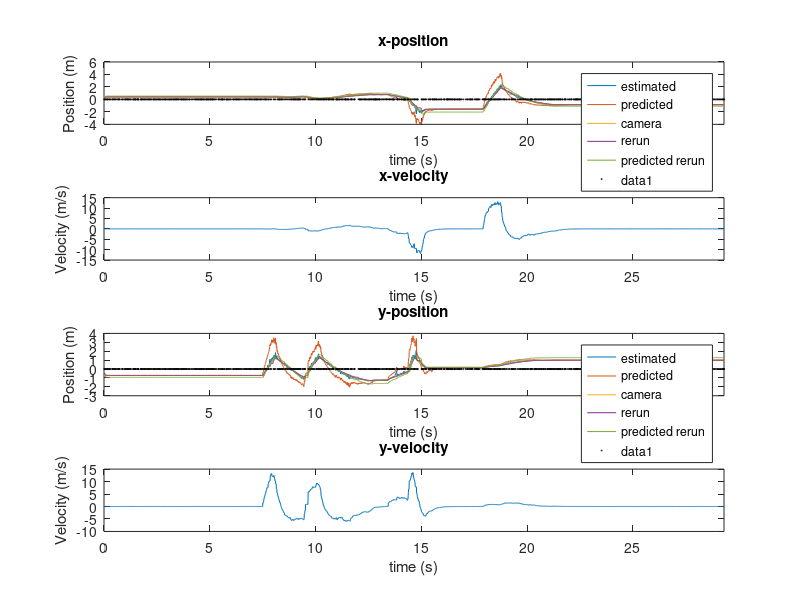

Recreate this plot in MATLAB.
clear; clc;
rerun = 0;
load('data/ball08_rerun.mat');

% Tcamera=1/30;
% Tcontrol1/100;
% tau=0.2;
% alpha=0.5;
% update_type = 'UPDATE_DELAY';
% save('ball_msg_data12.mat');

% How many samples are there?
N = length(ball.Xhat);
% M = length(vision_ball);

% Create a time vector
t = (0:N-1)*Tcontrol;
% t_camera = (0:M-1)*Tcamera;

fprintf('Processing %f seconds of ball data.\r\n\r\n', N*Tcontrol);

% Initialize and unpackage
% x = [vision_ball(:).X];
% y = [vision_ball(:).Y];
x = nonzeros([ball(:).VisionX]);
y = nonzeros([ball(:).VisionY]);
x_t = find([ball(:).VisionX]~=0)*Tcontrol;
y_t = find([ball(:).VisionY]~=0)*Tcontrol;

xhat = [ball(:).Xhat];
yhat = [ball(:).Yhat];
vx = [ball(:).Vx];
vy = [ball(:).Vy];
xhat_future = [ball(:).XhatFuture];
yhat_future = [ball(:).YhatFuture];
corrections = nonzeros([ball(:).Correction]);
corrections_t = find([ball(:).Correction]==1)*Tcontrol;

% Create a shifted corrections to be at mean of x and y
% The '-1' is because they are initially Booleans
corrections_x = (corrections-1) + mean(xhat);
corrections_y = (corrections-1) + mean(yhat);

figure(1); clf;
ax1 = subplot(411);
plot(t,xhat,t,xhat_future,x_t,x);
if rerun
    hold on;
    plot(t,xhat_rerun);
    plot(t,xhat_future_rerun);
    hold off
end
legend('estimated','predicted','camera','rerun','predicted rerun');
xlim([0 t(end)]);
title('x-position');
xlabel('time (s)');
ylabel('Position (m)');
hold on;
s = scatter(corrections_t,corrections_x, 'k');
set(s,'sizedata', .6);

ax2 = subplot(412);
plot(t,vx);
xlim([0 t(end)]);
title('x-velocity');
xlabel('time (s)');
ylabel('Velocity (m/s)');

ax3 = subplot(413);
plot(t,yhat,t,yhat_future,y_t,y);
if rerun
    hold on;
    plot(t,yhat_rerun);
    plot(t,yhat_future_rerun);
    hold off
end
legend('estimated','predicted','camera','rerun','predicted rerun');
xlim([0 t(end)]);
title('y-position');
xlabel('time (s)');
ylabel('Position (m)');
hold on;
s = scatter(corrections_t,corrections_y, 'k');
set(s,'sizedata', .6);

ax4 = subplot(414);
plot(t,vy);
xlim([0 t(end)]);
title('y-velocity');
xlabel('time (s)');
ylabel('Velocity (m/s)');

linkaxes([ax1, ax2, ax3, ax4], 'x');

% Plot the initial position

% Convert from ball to struct
% load('data/ball_msg_data10.mat');
% ball = unpack_ros_msg(ball);
% save('data/ball_msg_data10.mat');